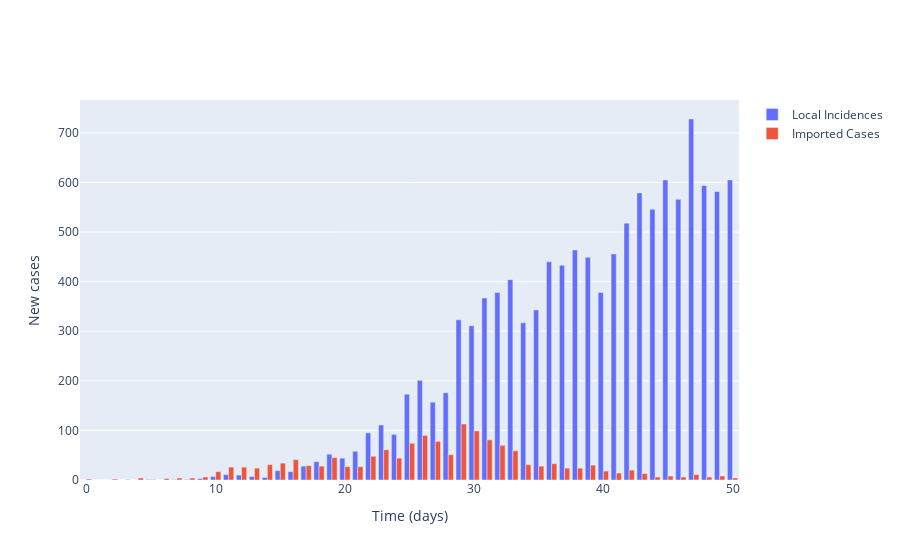

The notebook cell saved with this chart:
### Code cell
# Plot (bar chart cases each day)
fig = go.Figure()

# Plot of incidences
fig.add_trace(
    go.Bar(
        x=times,
        y=locally_infected_cases,
        name='Local Incidences'
    )
)

fig.add_trace(
    go.Bar(
        x=times,
        y=imported_cases,
        name='Imported Cases'
    )
)

# Add axis labels
fig.update_layout(
    xaxis_title='Time (days)',
    yaxis_title='New cases'
)

fig.show()

### Figure 1 — Plotly figure (JSON) as saved in the notebook; plotly's stock layout.template omitted (floating-point values rounded to 4 significant figures)
{"data": [{"name": "Local Incidences", "type": "bar", "x": [0, 1, 2, 3, 4, 5, 6, 7, 8, 9, 10, 11, 12, 13, 14, 15, 16, 17, 18, 19, 20, 21, 22, 23, 24, 25, 26, 27, 28, 29, 30, 31, 32, 33, 34, 35, 36, 37, 38, 39, 40, 41, 42, 43, 44, 45, 46, 47, 48, 49, 50, 51], "y": [0, 0, 0, 0, 0, 1, 0, 1, 1, 3, 7, 11, 10, 7, 5, 19, 17, 28, 37, 52, 44, 58, 95, 111, 92, 173, 201, 157, 176, 323, 311, 367, 378, 404, 317, 343, 440, 433, 464, 449, 378, 456, 518, 579, 546, 605, 566, 728, 594, 582, 605]}, {"name": "Imported Cases", "type": "bar", "x": [0, 1, 2, 3, 4, 5, 6, 7, 8, 9, 10, 11, 12, 13, 14, 15, 16, 17, 18, 19, 20, 21, 22, 23, 24, 25, 26, 27, 28, 29, 30, 31, 32, 33, 34, 35, 36, 37, 38, 39, 40, 41, 42, 43, 44, 45, 46, 47, 48, 49, 50, 51], "y": [2, 0, 2, 1, 4, 1, 3, 4, 4, 6, 17, 26, 26, 24, 31, 34, 41, 29, 28, 45, 27, 27, 48, 61, 44, 74, 90, 78, 51, 113, 99, 81, 70, 59, 31, 28, 33, 24, 24, 30, 18, 14, 20, 13, 6, 8, 6, 11, 6, 8, 4]}], "layout": {"xaxis": {"title": {"text": "Time (days)"}}, "yaxis": {"title": {"text": "New cases"}}}}
